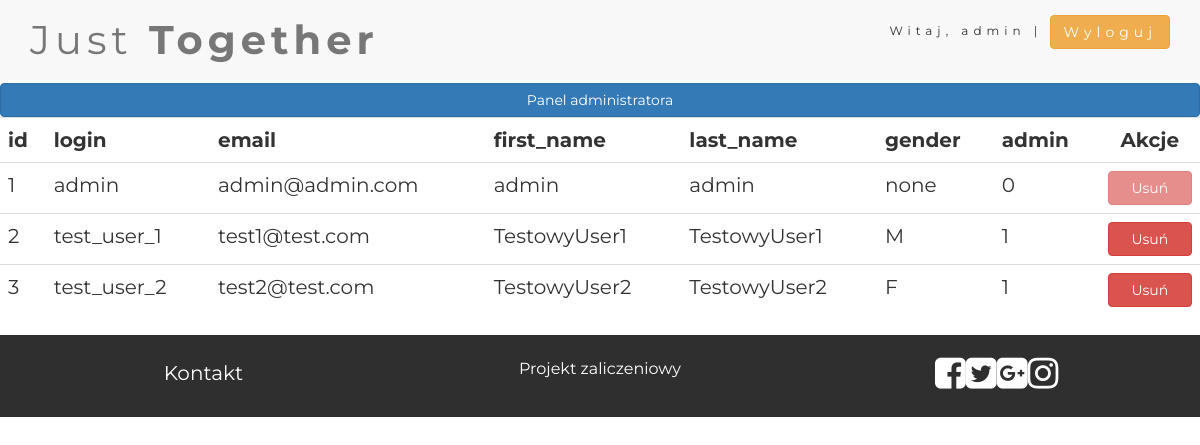
The page /admin/users.php (signed in) on the database its author committed.
### tables this page shows
CREATE TABLE `users` (
  `id` int(11) NOT NULL,
  `login` varchar(32) NOT NULL,
  `password` varchar(32) NOT NULL,
  `email` varchar(64) DEFAULT NULL,
  `first_name` varchar(32) DEFAULT NULL,
  `last_name` varchar(32) DEFAULT NULL,
  `gender` varchar(16) DEFAULT NULL,
  `admin` tinyint(1) DEFAULT '1'
);

### admin/users.php (the view, shortened to what this page needs)
<?php
require('../../paw/weselaPAW/functions.php');
$functions = new functions('PDO');
$functions->checkIfUserIsAdmin();
?>
<!DOCTYPE html>
<html lang="pl">
<head>
    <?php
    $functions->displayMetaTags('../style.css');
    ?>
</head>
<body>
<?php
$username = "";
$admin = 1;
if (isset($_SESSION['login'])) {
    $username = $_SESSION['login'];
    $admin = $_SESSION['admin'];
}
$functions->displayTopNav("../login.php", "../index.php", $username, $admin, "../../paw/weselaPAW/logout.php", 'panel.php');
$dbConn = $functions->db;
$columns = [];
$colNames = $dbConn->query('SELECT * FROM users LIMIT 0');
for ($i = 0; $i < $colNames->columnCount(); $i++) {
    $columns[] = $colNames->getColumnMeta($i)['name'];
}
$records = $dbConn->prepare('SELECT * FROM users');
$records->setFetchMode(PDO::FETCH_ASSOC);
$records->execute();
$pass_id = 0;
$login_id = 0;
echo '<table class="table"><tr>';
for ($i = 0; $i < count($columns); $i++) {
    if ($columns[$i] != "password") {
        if ($columns[$i] == "login") {
            $login_id = $i;
        }
        echo '<th>' . $columns[$i] . '</th>';
    } else {
        $pass_id = $i;
    }
}
echo '<th colspan="2" style="text-align: center">Akcje</th></tr>';
while ($row = $records->fetch()) {
    echo '<tr>';
    $loop = 0;
    $disabled = "";
    foreach ($row as $value) {
        if ($loop != $pass_id) {
            if ($loop == $login_id && $value == $username ){
                $disabled = "disabled";
            }
            echo '<td>' . $value . '</td>';
        }
        $loop++;
    }
        echo '<td><form action="/paw/admin/delete.php"><input type="text" name="type" value="users" hidden>';
        echo '<input type=submit class="btn btn-danger" value="Usuń" style="width:100%" ' . $disabled . '></form></td></tr>';
}
echo '</table>';
$functions->displayFooter('../kontakt.php');
?>
</body>
</html>

### weselaPAW/functions.php (shortened to what this page needs)
<?php
class functions
{
    public function displayMetaTags($styleDir)
    {
        echo '<link rel="stylesheet" href="https://maxcdn.bootstrapcdn.com/bootstrap/3.3.7/css/bootstrap.min.css">';
        echo '<link rel="stylesheet" href="https://cdnjs.cloudflare.com/ajax/libs/font-awesome/4.7.0/css/font-awesome.min.css">';
        echo '<link rel="stylesheet" href="' . $styleDir . '" type="text/css"/>';
    }
    public function displayTopNav($loginPath, $indexPath, $username, $admin, $logoutPath, $adminPath)
    {
        echo '<nav class="navbar navbar-default">
        <div class="container"><div class="navbar-header">
            <button type="button" class="navbar-toggle" data-toggle="collapse" data-target="#myNavbar">
                <span class="icon-bar"></span>
                <span class="icon-bar"></span>
                <span class="icon-bar"></span>
            </button>
            <a class="navbar-brand" href="' . $indexPath . '" style="font-size:40px;">Just<strong> Together</strong></a>
        </div>
        <div class="collapse navbar-collapse" id="myNavbar">
            <ul class="nav navbar-nav navbar-right">';
        if ($username == "") {
            echo '<li><a href="' . $loginPath . '">Logowanie/Rejestracja</a></li>';
        } else {
            echo '<li><span>Witaj, ' . $username . ' | <a class="btn btn-warning" href="' . $logoutPath . '">Wyloguj</a></li>';
        }
        echo '</ul></div></div></nav>';
        if ($admin == 0) {
            echo '<a href="' . $adminPath . '" class="btn btn-primary" style="width:100%">Panel administratora</a>';
        }
    }
    public function displayFooter($kontaktPath)
    {
        echo '<footer class="container-fluid bg-4 text-center" style="width: 100%; padding: 20px;">';
        echo '<div class="row"><div class="col-md-4">';
        echo '<a href="' . $kontaktPath . '">Kontakt</a>';
        echo '</div><div class="col-md-4">';
        echo '<p>Projekt zaliczeniowy</p>';
        echo '</div><div class="col-md-4">';
        echo '<a href="#" class="fa fa-facebook-square social-size"></a>';
        echo '<a href="#" class="fa fa-twitter-square social-size"></a>';
        echo '<a href="#" class="fa fa-google-plus-square social-size"></a>';
        echo '<a href="#" class="fa fa-instagram social-size"></a>';
        echo '</div></div></footer>';
    }
}
?>

### style.css (style rules this page uses)
body { font: 20px Montserrat, sans-serif; line-height: 1.8; }
p { font-size: 16px; }
.bg-4 { background-color: #2f2f2f; color: #fff; }
.container-fluid { padding-top: 70px; padding-bottom: 70px; }
.navbar { padding-top: 15px; padding-bottom: 15px; border: 0; border-radius: 0; margin-bottom: 0; font-size: 12px; letter-spacing: 5px; }
.social-size { font-size: 36px; }
a { text-decoration: none; color: #fff; }

### rows shown on the page
users: id "1", value "admin", email "admin@admin.com", gender "none", admin "0"
users: id "2", login "test_user_1", email "test1@test.com", value "TestowyUser1", gender "M", admin "1"
users: id "3", login "test_user_2", email "test2@test.com", value "TestowyUser2", gender "F", admin "1"

### other values the page prints
$username "admin"
$columns[$i] "id"
$columns[$i] "login"
$columns[$i] "email"
$columns[$i] "first_name"
$columns[$i] "last_name"
$columns[$i] "gender"
$columns[$i] "admin"
